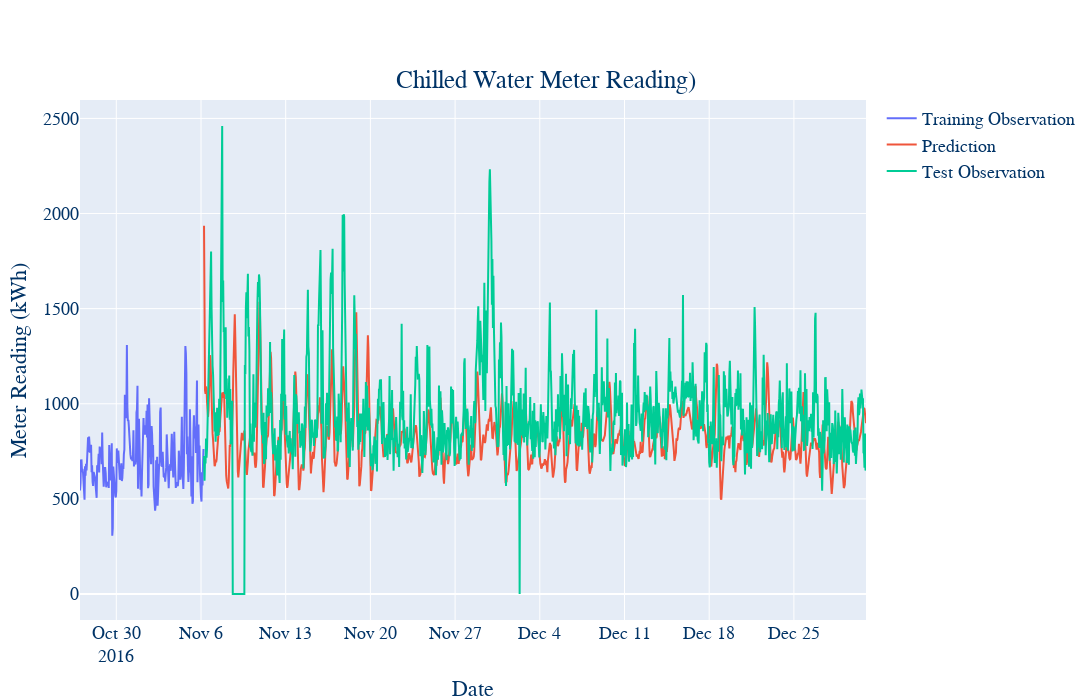

Notebook code cell kept with this figure:
### Markdown cell above
load plot comparision plot

### Code cell
# prediction = model.predict_generator(test_generator)

x = np.expand_dims(x_scaled_test, axis=0)
y_pred = chw_dropout_model.predict(x)
y_pred_rescaled = y_scaler.inverse_transform(y_pred[0])


y_train_reshaped = y_train.reshape((-1))
y_test_reshaped = y_test.reshape((-1))
y_pred_reshaped = y_pred_rescaled.reshape((-1))

trace1 = go.Scatter(
    x = chw_consumption.index[7200:num_train],
    y = y_train_reshaped,
    mode = 'lines',
    name = 'Training Observation'
)
trace2 = go.Scatter(
    x = date_test,
    y = y_pred_reshaped,
    mode = 'lines',
    name = 'Prediction'
)
trace3 = go.Scatter(
    x = date_test,
    y = y_test_reshaped,
    mode='lines',
    name = 'Test Observation'
)
layout = go.Layout(width=1400, height=700,
    title = {'text': "Chilled Water Meter Reading)", 'y':0.9, 'x':0.5, 'xanchor': 'center', 'yanchor': 'top'},
    xaxis = {'title' : "Date"},
    yaxis = {'title' : "Meter Reading (kWh)", }
)
fig = go.Figure(data=[trace1, trace2, trace3], layout=layout)
fig.update_layout(font=dict(family="Courier New, monospace", size=18, color="#003366", )) # "#7f7f7f"
# fig.write_image('image/time_series_forcast_chw.png')
fig.show()

### Figure 1 — Plotly figure (JSON) as saved in the notebook; plotly's stock layout.template omitted (floating-point values rounded to 4 significant figures; data arrays with more than 128 entries replaced by an {"elided": "..."} marker saying what was removed)
{"data": [{"mode": "lines", "name": "Training Observation", "type": "scatter", "x": {"elided": "246 str values"}, "y": {"elided": "7446 float values"}}, {"mode": "lines", "name": "Prediction", "type": "scatter", "x": {"elided": "1314 str values"}, "y": {"elided": "1314 float values"}}, {"mode": "lines", "name": "Test Observation", "type": "scatter", "x": {"elided": "1314 str values"}, "y": {"elided": "1314 float values"}}], "layout": {"font": {"color": "#003366", "family": "Courier New, monospace", "size": 18}, "height": 700, "title": {"text": "Chilled Water Meter Reading)", "x": 0.5, "xanchor": "center", "y": 0.9, "yanchor": "top"}, "width": 1400, "xaxis": {"autorange": true, "range": ["2016-10-27", "2016-12-30 23:00"], "title": {"text": "Date"}, "type": "date"}, "yaxis": {"autorange": true, "range": [-136.7, 2597.0], "title": {"text": "Meter Reading (kWh)"}, "type": "linear"}}}
